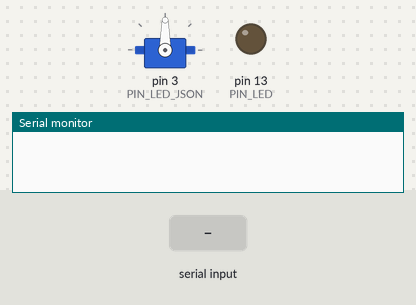
A sketch run on a simulated Arduino Mega 2560, built with avr-gcc and run on an emulated ATmega2560. Parts: servo, output pins drawn as LEDs (lit = HIGH), the last lines printed to the serial monitor. The test bench sets the inputs (shaded band).

Above: at 1.2 s.
1.3 s: "[ON]" received over the second serial link
At 3.5 s:
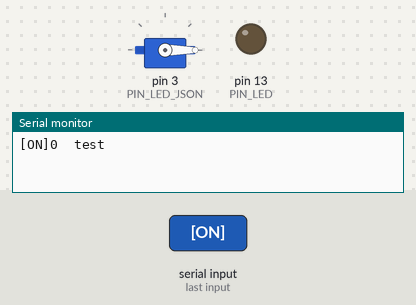
3.8 s: "[OFF]" received over the second serial link
5.3 s: "[json]" received over the second serial link
Timing chart, 0 to 8.3 s (numbered marks = the images above; inputs shaded):
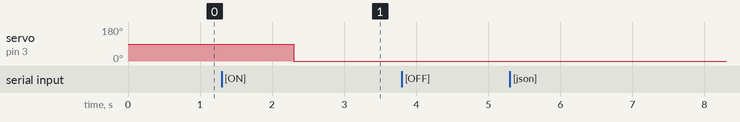

The sketch:

TEST_MEGA-ESP.ino
```cpp
#include <MemoryFree.h>
#include <EEPROM.h>
#include <Servo.h>

#define PIN_LED 13    // вывод светодиода
#define PIN_LED_JSON 3    // вывод светодиода
int servoPin = 3;

String inString;

Servo Servo1;

// Настройка
void setup() {
  // Инициализация портов и выходов
  Serial.begin(115200);
  Serial3.begin(115200);
  pinMode(PIN_LED, OUTPUT);
    pinMode(PIN_LED_JSON, OUTPUT);

  digitalWrite(PIN_LED, LOW);
    digitalWrite(PIN_LED_JSON, LOW);
      Servo1.attach(servoPin);

}

// Выполнение
void loop() {
}

// Проверка события на порту Serial3
void serialEvent3() {
  while (Serial3.available()) {
    // Чтение данных из порта Serial3
    char inChar = Serial3.read();
    // Вывод прочитанных данных в порт Serial
    Serial.write(inChar);
    // Поиск команды в полученных данных (команда должна быть в квадратных скобках)
    inString += inChar;
    if (inChar == ']') {
      if (inString.indexOf("[ON]")>0) {
        digitalWrite(PIN_LED, HIGH);
      }
      else if (inString.indexOf("[OFF]")>0) {
        digitalWrite(PIN_LED, LOW);
      }
       else if (inString.indexOf("[json]")>0) {

                         // Servo1.write(a);
                                  Serial.println(inString+"  test");
      }
      else
      {
        String T1=inString.substring(inString.indexOf("[")+1,inString.indexOf("]"));
                  delay(1000);

                  Servo1.write(T1.toInt()*3);
                                                    Serial.println(String(T1.toInt())+"  test");

                  delay(1000);


      }
      inString = "";
    }
  }
}
```

Measured:
- after the input at 1.3 s, servo on pin 3 (PIN_LED_JSON): 90° → 0° after 1.0 s
